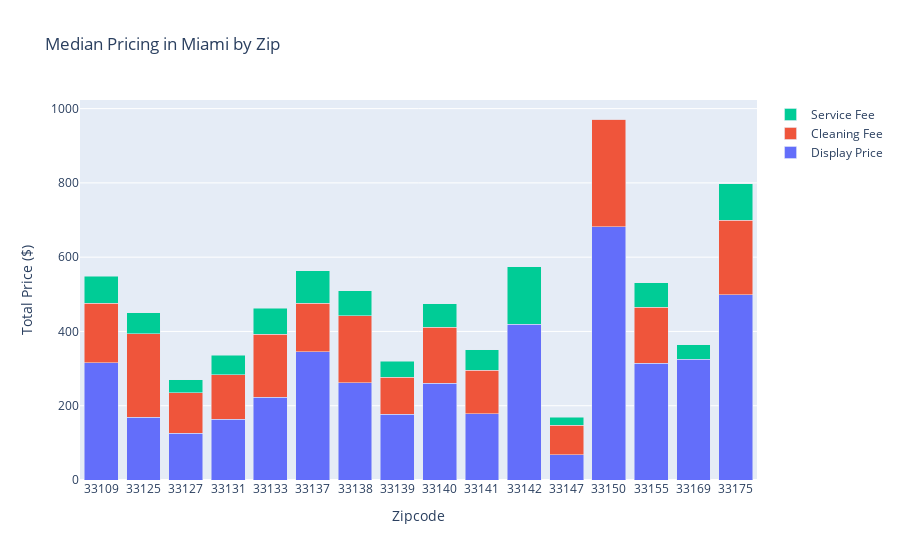

The cell this chart's notebook holds for it:
### Code cell
combined_data_fl['zipcode'] = combined_data_fl.apply(lambda row: set_zipcode(row['lat'], row['lng']), axis=1)

miami_zips_cleaning_df = combined_data_fl.groupby(['zipcode'])[['price','median_cleaning_fee','median_service_fee']].median().reset_index()

miami_zips_cleaning_fig = go.Figure(data=[
    go.Bar(name='Display Price', x=miami_zips_cleaning_df['zipcode'], y=miami_zips_cleaning_df['price']),
    go.Bar(name='Cleaning Fee', x=miami_zips_cleaning_df['zipcode'], y=miami_zips_cleaning_df['median_cleaning_fee']),
    go.Bar(name='Service Fee', x=miami_zips_cleaning_df['zipcode'], y=miami_zips_cleaning_df['median_service_fee']),
],
    layout={
        'xaxis': {'title': 'Zipcode'},
        'yaxis': {'title': 'Total Price ($)'},
    }
)

# Change the bar mode
miami_zips_cleaning_fig.update_layout(title_text='Median Pricing in Miami by Zip', barmode='stack')
filename = "newsletter_features/miami_zips_cleaning_fig.png"
miami_zips_cleaning_fig.write_image(filename, engine='kaleido')
miami_zips_cleaning_fig.show()

### Figure 1 — Plotly figure (JSON) as saved in the notebook; plotly's stock layout.template omitted (floating-point values rounded to 4 significant figures)
{"data": [{"name": "Display Price", "type": "bar", "x": ["33109", "33125", "33127", "33131", "33133", "33137", "33138", "33139", "33140", "33141", "33142", "33147", "33150", "33155", "33169", "33175"], "y": [315.5, 169, 125.5, 164, 222.5, 346, 262, 176.5, 261, 178.5, 419, 68, 682, 315, 325, 499]}, {"name": "Cleaning Fee", "type": "bar", "x": ["33109", "33125", "33127", "33131", "33133", "33137", "33138", "33139", "33140", "33141", "33142", "33147", "33150", "33155", "33169", "33175"], "y": [160, 225, 110, 120, 170, 130, 180, 100, 150, 117.5, null, 80, 290, 150, null, 200]}, {"name": "Service Fee", "type": "bar", "x": ["33109", "33125", "33127", "33131", "33133", "33137", "33138", "33139", "33140", "33141", "33142", "33147", "33150", "33155", "33169", "33175"], "y": [73, 57, 34, 52, 70.5, 88, 68, 43.5, 64, 55, 155, 21, 0, 66, 39, 99]}], "layout": {"barmode": "stack", "title": {"text": "Median Pricing in Miami by Zip"}, "xaxis": {"title": {"text": "Zipcode"}}, "yaxis": {"title": {"text": "Total Price ($)"}}}}
